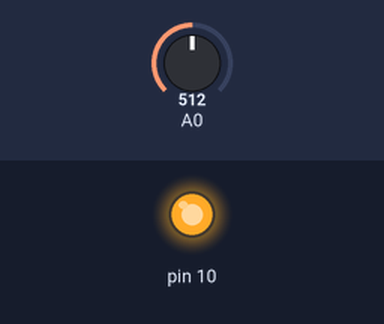
A sketch run on a simulated Arduino Uno, built with avr-gcc and run on an emulated ATmega328P. Shown: output pins drawn as LEDs (lit = HIGH). The inputs (shaded band) are chosen by the test bench; at power-on: A0 = 512.

Above: at 1.2 s.
1.3 s: A0 set to 190
2.8 s: A0 set to 159
At 4.0 s:
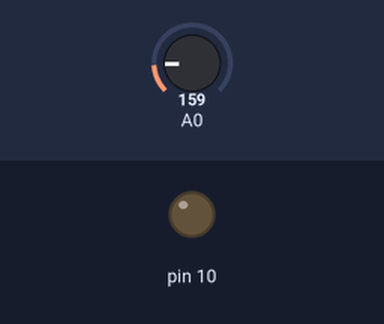
4.3 s: A0 set to 306
At 5.3 s:
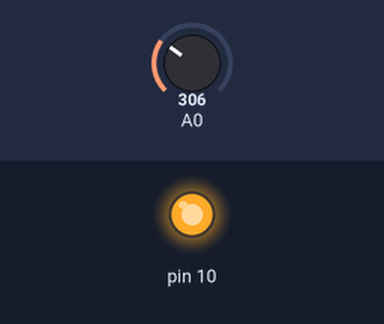
5.8 s: A0 set to 122
At 6.5 s:
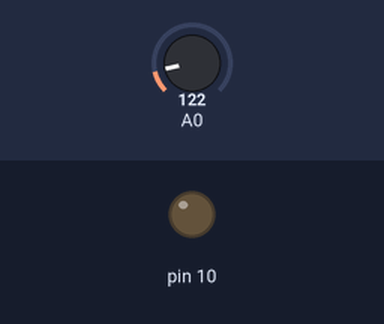
Timing chart, 0 to 8.3 s (numbered marks = the images above; inputs shaded):
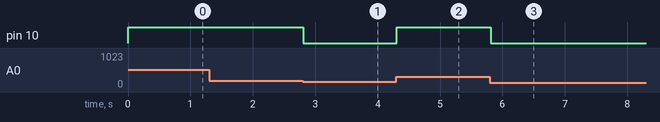

The sketch:

bt3.ino
```cpp
void setup() {
  pinMode(10,OUTPUT);
  Serial.begin(96000);
}

void loop() {
 int x= analogRead(A0);
 int t=map(x,0,410,-50,150);
 if(t>=36)
 {
  digitalWrite(10,HIGH);
 }else{
  digitalWrite(10,LOW);
 }
delay(100);
}
```

Measured:
- the behaviour switches between 177 and 176 on A0 (found by bisection; images 0 and 1)
- after the input at 1.3 s, every drawn part: stays the same
- after the input at 2.8 s, pin 10: HIGH → LOW at once
- after the input at 4.3 s, pin 10: LOW → HIGH at once
- after the input at 5.8 s, pin 10: HIGH → LOW at once
